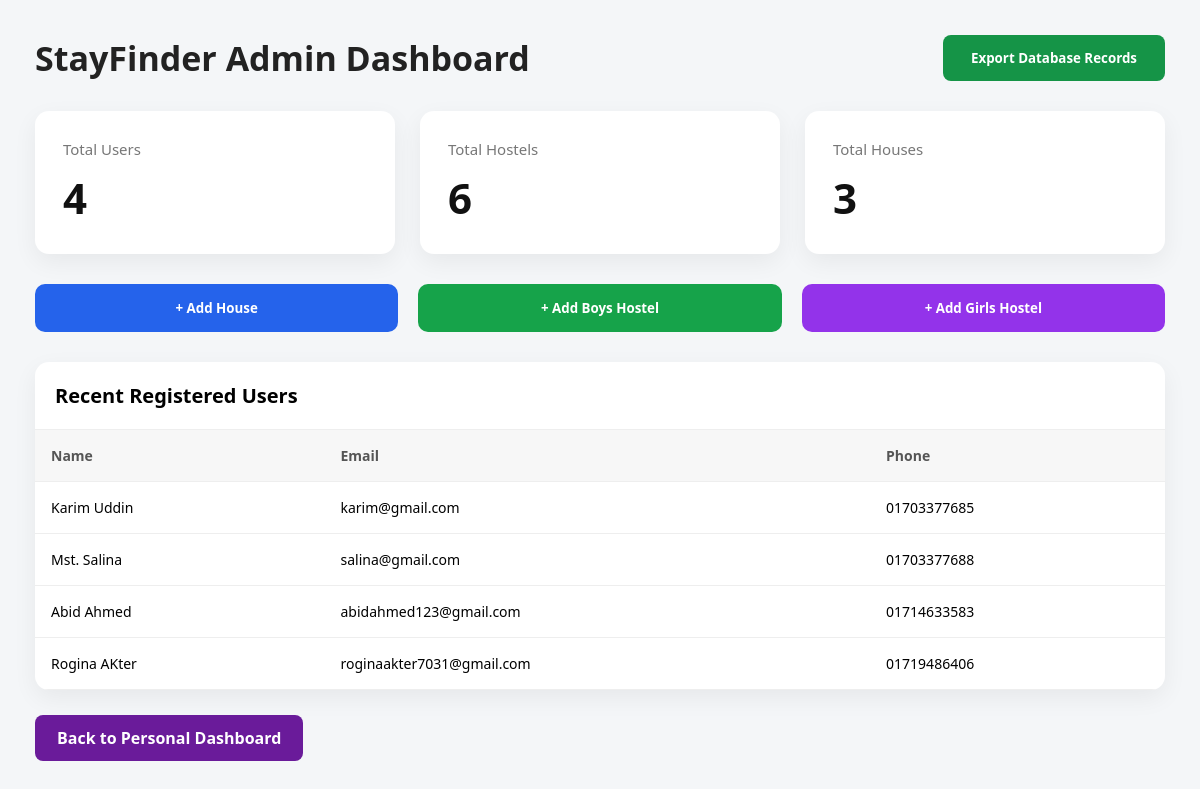
The page /admin-dashboard/ (signed in) on the database as committed earlier.
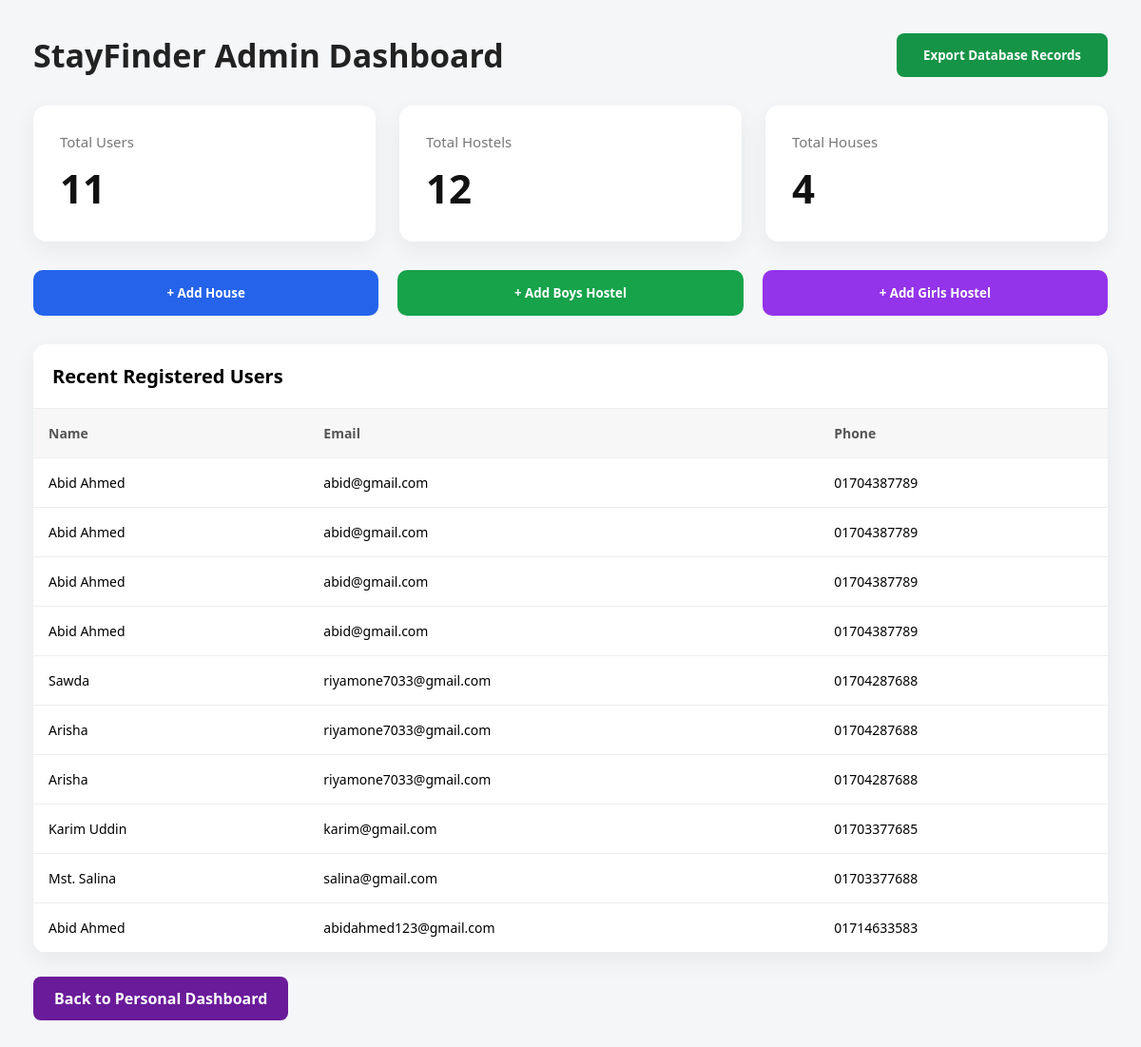
The same page on the database as committed later.
### core/models.py (models this page shows, shortened)
class Owner(models.Model):
    name = models.CharField(max_length=100, blank=True)
    phone = models.CharField(max_length=15, blank=True)
    email = models.EmailField(blank=True)
    password = models.CharField(max_length=128, blank=True, null=True)

### core/views.py (the view)
# urls.py: path('admin-dashboard/', views.admin_dashboard, name='admin_dashboard'),
@staff_member_required
def admin_dashboard(request):
    total_users = Owner.objects.count()
    total_hostels = Hostel.objects.count()
    total_houses = House.objects.count()
    total_booking_requests = BookingRequest.objects.count()
    total_requirement_alerts = RequirementAlert.objects.count()
    total_applications = ApplicationForm.objects.count()
    total_feedbacks = PaymentFeedback.objects.count()
    owners = Owner.objects.all().order_by('-id')[:10]
    booking_requests = BookingRequest.objects.all().order_by('-id')[:10]
    requirement_alerts = RequirementAlert.objects.all().order_by('-id')[:10]
    applications = ApplicationForm.objects.all().order_by('-id')[:10]
    feedbacks = PaymentFeedback.objects.all().order_by('-id')[:10]
    return render(request, 'admin_dashboard.html', {
        'total_users': total_users,
        'total_hostels': total_hostels,
        'total_houses': total_houses,
        'total_booking_requests': total_booking_requests,
        'total_requirement_alerts': total_requirement_alerts,
        'total_applications': total_applications,
        'total_feedbacks': total_feedbacks,
        'owners': owners,
        'booking_requests': booking_requests,
        'requirement_alerts': requirement_alerts,
        'applications': applications,
        'feedbacks': feedbacks,
    })

### core/templates/admin_dashboard.html (shortened to what this page needs)
{% load static %}
<html lang="en">
<head>
</head>
<body>
<div class="header">
    <h1>StayFinder Admin Dashboard</h1>
    <a href="{% url 'export_excel' %}">
        <button class="export-btn">Export Database Records</button>
    </a>
</div>
<div class="cards">
    <div class="card">
        <p>Total Users</p>
        <h2>{{ total_users }}</h2>
    </div>
    <div class="card">
        <p>Total Hostels</p>
        <h2>{{ total_hostels }}</h2>
    </div>
    <div class="card">
        <p>Total Houses</p>
        <h2>{{ total_houses }}</h2>
    </div>
</div>
<div class="action-row">
    <a href="{% url 'add_house_admin' %}">
        <button class="add-house">+ Add House</button>
    </a>
    <a href="{% url 'add_boys_hostel_admin' %}">
        <button class="add-boys">+ Add Boys Hostel</button>
    </a>
    <a href="{% url 'add_girls_hostel_admin' %}">
        <button class="add-girls">+ Add Girls Hostel</button>
    </a>
</div>
<div class="table-box">
    <div class="table-title">Recent Registered Users</div>
    <table>
        <tr>
            <th>Name</th>
            <th>Email</th>
            <th>Phone</th>
        </tr>
        {% for owner in owners %}
        <tr>
            <td>{{ owner.name }}</td>
            <td>{{ owner.email }}</td>
            <td>{{ owner.phone }}</td>
        </tr>
        {% empty %}
        <tr>
            <td colspan="3">No signup found.</td>
        </tr>
        {% endfor %}
    </table>
</div>
<a href="{% url 'dashboard' %}" class="back-btn">Back to Personal Dashboard</a>
</body>
</html>

Rows that differ between the two databases and show on the page:
no longer on this page (row unchanged): Owner: name "Rogina AKter", email "roginaakter7031@gmail.com", phone "01719486406"
added Owner: name "Abid Ahmed", email "abid@gmail.com", phone "01704387789"
added Owner: name "Abid Ahmed", email "abid@gmail.com", phone "01704387789"
added Owner: name "Abid Ahmed", email "abid@gmail.com", phone "01704387789"
added Owner: name "Abid Ahmed", email "abid@gmail.com", phone "01704387789"
added Owner: name "Sawda", email "riyamone7033@gmail.com", phone "01704287688"
added Owner: name "Arisha", email "riyamone7033@gmail.com", phone "01704287688"
added Owner: name "Arisha", email "riyamone7033@gmail.com", phone "01704287688"
Other text that changed with them:
{{ total_users }}: "4" → "11"
{{ total_hostels }}: "6" → "12"
{{ total_houses }}: "3" → "4"
